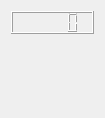
<?xml version="1.0" encoding="UTF-8"?>
<ui version="4.0">
 <class>MasterDialog</class>
 <widget class="QDialog" name="MasterDialog">
  <property name="geometry">
   <rect>
    <x>0</x>
    <y>0</y>
    <width>105</width>
    <height>118</height>
   </rect>
  </property>
  <property name="sizePolicy">
   <sizepolicy hsizetype="Maximum" vsizetype="Maximum">
    <horstretch>0</horstretch>
    <verstretch>0</verstretch>
   </sizepolicy>
  </property>
  <property name="windowTitle">
   <string>MasterDialog</string>
  </property>
  <property name="windowOpacity">
   <double>1.000000000000000</double>
  </property>
  <property name="styleSheet">
   <string notr="true"/>
  </property>
  <layout class="QGridLayout" name="gridLayout">
   <item row="1" column="0">
    <widget class="QStackedWidget" name="stackedWidget">
     <property name="styleSheet">
      <string notr="true"/>
     </property>
     <property name="currentIndex">
      <number>-1</number>
     </property>
    </widget>
   </item>
   <item row="0" column="0">
    <widget class="QLCDNumber" name="lcdNumber"/>
   </item>
  </layout>
 </widget>
 <resources/>
 <connections/>
</ui>
